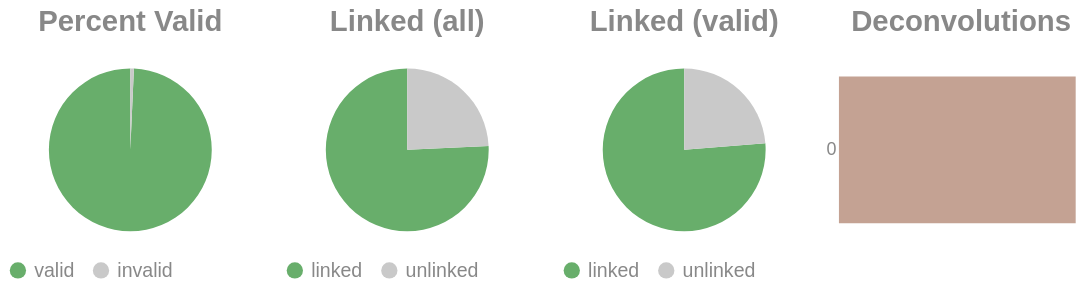

Notebook code for this chart:
### Code cell
if SKIPLR:
    pass
else:
    clash = Counter()
    for i in valids['molecule'].to_list():
        _mol = i.split("-")
        if len(_mol) == 1:
            clash.update('0')
        else:
            clash.update(_mol[-1])

    _d = {"deconvolutions": [], 'count': []}
    for k,v in clash.items():
        _d['deconvolutions'].append(k)
        _d['count'].append(v)

    tot_valid = valids['reads'].sum()
    mask = valids['reads'] >= 2
    n_linked_reads = valids.filter(mask)['reads'].sum()
    if n_linked_reads == 0:
        print_html("No linked molecules (>=2 reads) were detected; skipping linked-only distributions.")
        SKIPLR = True
    else:
        perc_valid = round(tot_valid / n_reads, 4)
        linked_perc_abs = round(n_linked_reads / n_reads, 4)
        linked_perc = round(n_linked_reads / tot_valid, 4)

    _valid = pl.DataFrame({"valids": ['valid', 'invalid'], "count": [tot_valid, n_reads - tot_valid]})
    _linked_abs = pl.DataFrame({"linked (absolute)": ['linked', 'unlinked'], "count": [n_linked_reads, n_reads - n_linked_reads]})
    _linked_rel = pl.DataFrame({"linked (valids)": ['linked', 'unlinked'], "count": [n_linked_reads, tot_valid - n_linked_reads]})

    (
        alt.hconcat(
            piechart(_valid, goodval = 'valid', title = "Percent Valid"),
            piechart(_linked_abs, goodval = "linked", title =  "Linked (all)"),
            piechart(_linked_rel, goodval = "linked", title =  "Linked (valid)"),
            convolutionbar(pl.DataFrame(_d), title = "Deconvolutions"),
            center = True,
            bounds = 'flush'
        )
        .resolve_scale(color='independent')
        .resolve_legend('independent')
        .properties(usermeta={'embedOptions': {"actions": False}})
    ).display()

### Figure 1 — Vega-Lite specification as saved in the notebook (floating-point values rounded to 4 significant figures)
{"width": "container", "height": 400, "config": {"title": {"anchor": "start", "dy": -15, "fontSize": 18, "color": "#888888", "subtitleColor": "#888888", "subtitleFontSize": 14}, "arc": {"fill": "#0072B2"}, "axis": {"domainColor": "#888888", "domainWidth": 0.5, "gridWidth": 0.2, "grid": false, "titleFontWeight": 400, "titleFontSize": 15, "labelFontSize": 11, "labelColor": "#888888", "tickColor": "#888888", "tickWidth": 0.2, "titleColor": "#888888"}, "axisBand": {"grid": false}, "axisX": {"grid": true, "tickSize": 10, "domainCap": "round"}, "axisY": {"domain": false, "grid": true, "tickSize": 0, "domainCap": "round"}, "background": "transparent", "header": {"labelFontSize": 15, "labelColor": "#888888", "titleFontSize": 15, "titleFontWeight": 600, "titleColor": "#888888"}, "legend": {"labelFont": "sans-serif", "labelFontSize": 12, "labelColor": "#888888", "symbolSize": 100, "symbolType": "circle", "titleFontSize": 12, "titlePadding": 10, "titleColor": "#888888", "title": null}, "range": {"category": ["#E69F00", "#56B4E9", "#009E73", "#F0E442", "#0072B2", "#D55E00", "#CC79A7", "#000000"], "diverging": ["#cfe8f3", "#a2d4ec", "#73bfe2", "#46abdb", "#1696d2", "#12719e"]}, "area": {"fill": "#0072B2", "fillOpacity": 0.7, "line": true, "strokeOpacity": 0.7}, "line": {"color": "#0072B2", "stroke": "#0072B2", "strokeWidth": 2}, "trail": {"color": "#0072B2", "stroke": "#0072B2", "strokeWidth": 0, "size": 1}, "point": {"filled": true, "fillOpacity": 1.0, "size": 95}, "text": {"color": "#888888", "fontSize": 11, "align": "right", "fontWeight": 400, "size": 11}, "bar": {"fill": "#0072B2", "stroke": null}, "view": {"stroke": null, "continuousWidth": 660, "continuousHeight": 400}}, "hconcat": [{"data": {"name": "data-5cf8be360920af99123fd6c77e03ca7f"}, "mark": {"type": "arc"}, "encoding": {"color": {"field": "valids", "legend": {"orient": "bottom", "title": null}, "scale": {"domain": ["valid", "invalid"], "range": ["#68ae6b", "#C9C9C9"]}, "title": "Valids", "type": "nominal"}, "theta": {"field": "count", "type": "quantitative"}, "tooltip": [{"field": "valids", "title": "Valids", "type": "ordinal"}, {"field": "percent", "format": ".2%", "title": "Percent", "type": "quantitative"}, {"field": "count", "title": "Count", "type": "quantitative"}]}, "height": 100, "title": {"text": "Percent Valid", "align": "center", "anchor": "middle"}, "transform": [{"calculate": "datum.count / 13276902", "as": "percent"}], "width": 150}, {"data": {"name": "data-9e47b2d7307e27767d5b5926c8823e09"}, "mark": {"type": "arc"}, "encoding": {"color": {"field": "linked (absolute)", "legend": {"orient": "bottom", "title": null}, "scale": {"domain": ["linked", "unlinked"], "range": ["#68ae6b", "#C9C9C9"]}, "title": "Linked (Absolute)", "type": "nominal"}, "theta": {"field": "count", "type": "quantitative"}, "tooltip": [{"field": "linked (absolute)", "title": "Linked (Absolute)", "type": "ordinal"}, {"field": "percent", "format": ".2%", "title": "Percent", "type": "quantitative"}, {"field": "count", "title": "Count", "type": "quantitative"}]}, "height": 100, "title": {"text": "Linked (all)", "align": "center", "anchor": "middle"}, "transform": [{"calculate": "datum.count / 13276902", "as": "percent"}], "width": 150}, {"data": {"name": "data-58e66bb9c080dd2e172af89fa5d9c012"}, "mark": {"type": "arc"}, "encoding": {"color": {"field": "linked (valids)", "legend": {"orient": "bottom", "title": null}, "scale": {"domain": ["linked", "unlinked"], "range": ["#68ae6b", "#C9C9C9"]}, "title": "Linked (Valids)", "type": "nominal"}, "theta": {"field": "count", "type": "quantitative"}, "tooltip": [{"field": "linked (valids)", "title": "Linked (Valids)", "type": "ordinal"}, {"field": "percent", "format": ".2%", "title": "Percent", "type": "quantitative"}, {"field": "count", "title": "Count", "type": "quantitative"}]}, "height": 100, "title": {"text": "Linked (valid)", "align": "center", "anchor": "middle"}, "transform": [{"calculate": "datum.count / 13183578", "as": "percent"}], "width": 150}, {"data": {"name": "data-8acc28090ccb9b0f1b6140171903eca2"}, "mark": {"type": "bar"}, "encoding": {"color": {"field": "deconvolutions", "legend": null, "scale": {"scheme": "lightgreyred"}, "type": "nominal"}, "tooltip": [{"field": "deconvolutions", "title": "Deconvolutions", "type": "ordinal"}, {"field": "percent", "format": ".2%", "title": "Percent", "type": "quantitative"}, {"field": "count", "title": "Count", "type": "quantitative"}], "x": {"axis": null, "field": "count", "type": "quantitative"}, "y": {"field": "deconvolutions", "sort": "ascending", "title": null, "type": "nominal"}}, "height": 100, "title": {"text": "Deconvolutions", "align": "center", "anchor": "middle"}, "transform": [{"calculate": "datum.count / 5328966", "as": "percent"}], "width": 150}], "bounds": "flush", "center": true, "resolve": {"legend": {"angle": "independent"}, "scale": {"color": "independent"}}, "usermeta": {"embedOptions": {"actions": false}}, "$schema": "https://vega.github.io/schema/vega-lite/v6.1.0.json", "datasets": {"data-5cf8be360920af99123fd6c77e03ca7f": [{"valids": "valid", "count": 13183578}, {"valids": "invalid", "count": 93324}], "data-9e47b2d7307e27767d5b5926c8823e09": [{"linked (absolute)": "linked", "count": 10059368}, {"linked (absolute)": "unlinked", "count": 3217534}], "data-58e66bb9c080dd2e172af89fa5d9c012": [{"linked (valids)": "linked", "count": 10059368}, {"linked (valids)": "unlinked", "count": 3124210}], "data-8acc28090ccb9b0f1b6140171903eca2": [{"deconvolutions": "0", "count": 5328966}]}}
